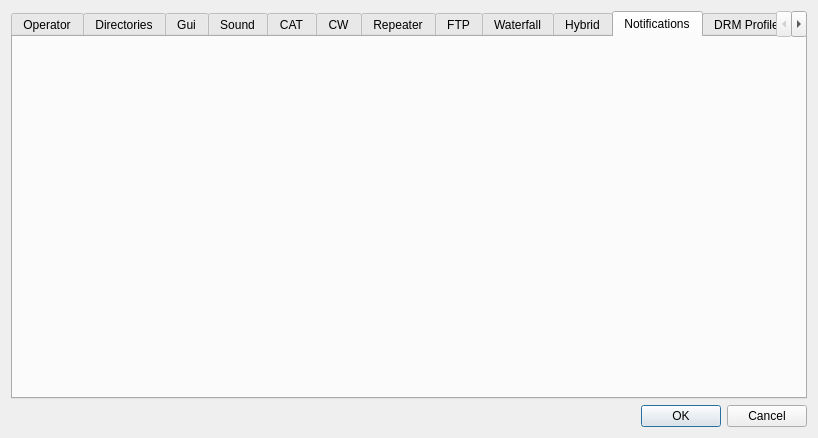
<?xml version="1.0" encoding="UTF-8"?>
<ui version="4.0">
 <class>configDialog</class>
 <widget class="QDialog" name="configDialog">
  <property name="geometry">
   <rect>
    <x>0</x>
    <y>0</y>
    <width>818</width>
    <height>438</height>
   </rect>
  </property>
  <property name="windowTitle">
   <string>Configuration</string>
  </property>
  <layout class="QVBoxLayout" name="verticalLayout">
   <item>
    <widget class="QTabWidget" name="configTabWidget">
     <property name="currentIndex">
      <number>10</number>
     </property>
     <widget class="QWidget" name="operatorTab">
      <attribute name="title">
       <string>Operator</string>
      </attribute>
      <layout class="QVBoxLayout" name="verticalLayout_4">
       <item>
        <widget class="operatorConfig" name="operatorWidget" native="true"/>
       </item>
      </layout>
     </widget>
     <widget class="QWidget" name="directoryTab">
      <attribute name="title">
       <string>Directories</string>
      </attribute>
      <layout class="QVBoxLayout" name="verticalLayout_3">
       <item>
        <widget class="directoriesConfig" name="directoryWidget" native="true"/>
       </item>
      </layout>
     </widget>
     <widget class="QWidget" name="guiTab">
      <attribute name="title">
       <string>Gui</string>
      </attribute>
      <layout class="QVBoxLayout" name="verticalLayout_5">
       <item>
        <widget class="guiConfig" name="guiWidget" native="true"/>
       </item>
      </layout>
     </widget>
     <widget class="QWidget" name="soundTab">
      <attribute name="title">
       <string>Sound</string>
      </attribute>
      <layout class="QVBoxLayout" name="verticalLayout_2">
       <item>
        <widget class="soundConfig" name="soundWidget" native="true"/>
       </item>
      </layout>
     </widget>
     <widget class="QWidget" name="catTab">
      <attribute name="title">
       <string>CAT</string>
      </attribute>
      <layout class="QVBoxLayout" name="verticalLayout_6">
       <item>
        <widget class="rigConfig" name="catWidget" native="true"/>
       </item>
      </layout>
     </widget>
     <widget class="QWidget" name="cwTab">
      <attribute name="title">
       <string>CW</string>
      </attribute>
      <layout class="QVBoxLayout" name="verticalLayout_7">
       <item>
        <widget class="cwConfig" name="cwWidget" native="true"/>
       </item>
      </layout>
     </widget>
     <widget class="QWidget" name="repeaterTab">
      <attribute name="title">
       <string>Repeater</string>
      </attribute>
      <layout class="QVBoxLayout" name="verticalLayout_8">
       <item>
        <widget class="repeaterConfig" name="repeaterWidget" native="true"/>
       </item>
      </layout>
     </widget>
     <widget class="QWidget" name="ftpTab">
      <attribute name="title">
       <string>FTP</string>
      </attribute>
      <layout class="QVBoxLayout" name="verticalLayout_9">
       <item>
        <widget class="ftpConfig" name="ftpWidget" native="true"/>
       </item>
      </layout>
     </widget>
     <widget class="QWidget" name="waterfallTab">
      <attribute name="title">
       <string>Waterfall</string>
      </attribute>
      <layout class="QVBoxLayout" name="verticalLayout_10">
       <item>
        <widget class="waterfallConfig" name="waterfallWidget" native="true"/>
       </item>
      </layout>
     </widget>
     <widget class="QWidget" name="hybridTab">
      <attribute name="title">
       <string>Hybrid</string>
      </attribute>
      <layout class="QVBoxLayout" name="verticalLayout_11">
       <item>
        <widget class="hybridConfig" name="hybridWidget" native="true"/>
       </item>
      </layout>
     </widget>
     <widget class="QWidget" name="notifyTab">
      <attribute name="title">
       <string>Notifications</string>
      </attribute>
      <layout class="QVBoxLayout" name="verticalLayout_11a">
       <item>
        <widget class="hybridNotifyConfig" name="hybridNotifyWidget" native="true"/>
       </item>
      </layout>
     </widget>
     <widget class="QWidget" name="profilesTab">
      <attribute name="title">
       <string>DRM Profiles</string>
      </attribute>
      <layout class="QVBoxLayout" name="verticalLayout_12">
       <item>
        <widget class="drmProfileConfig" name="drmProfilesWidget" native="true"/>
       </item>
      </layout>
     </widget>
     <widget class="QWidget" name="frequenciesTab">
      <attribute name="title">
       <string>Frequencies</string>
      </attribute>
      <layout class="QHBoxLayout" name="horizontalLayout" stretch="0">
       <item>
        <widget class="frequencySelectWidget" name="freqSelectWidget" native="true"/>
       </item>
      </layout>
     </widget>
    </widget>
   </item>
   <item>
    <widget class="QDialogButtonBox" name="buttonBox">
     <property name="orientation">
      <enum>Qt::Horizontal</enum>
     </property>
     <property name="standardButtons">
      <set>QDialogButtonBox::Cancel|QDialogButtonBox::Ok</set>
     </property>
    </widget>
   </item>
  </layout>
 </widget>
 <customwidgets>
  <customwidget>
   <class>soundConfig</class>
   <extends>QWidget</extends>
   <header>soundconfig.h</header>
   <container>1</container>
  </customwidget>
  <customwidget>
   <class>directoriesConfig</class>
   <extends>QWidget</extends>
   <header>directoriesconfig.h</header>
   <container>1</container>
  </customwidget>
  <customwidget>
   <class>operatorConfig</class>
   <extends>QWidget</extends>
   <header>operatorconfig.h</header>
   <container>1</container>
  </customwidget>
  <customwidget>
   <class>guiConfig</class>
   <extends>QWidget</extends>
   <header>guiconfig.h</header>
   <container>1</container>
  </customwidget>
  <customwidget>
   <class>rigConfig</class>
   <extends>QWidget</extends>
   <header>rigconfig.h</header>
   <container>1</container>
  </customwidget>
  <customwidget>
   <class>cwConfig</class>
   <extends>QWidget</extends>
   <header>cwconfig.h</header>
   <container>1</container>
  </customwidget>
  <customwidget>
   <class>repeaterConfig</class>
   <extends>QWidget</extends>
   <header>repeaterconfig.h</header>
   <container>1</container>
  </customwidget>
  <customwidget>
   <class>ftpConfig</class>
   <extends>QWidget</extends>
   <header>ftpconfig.h</header>
   <container>1</container>
  </customwidget>
  <customwidget>
   <class>waterfallConfig</class>
   <extends>QWidget</extends>
   <header>waterfallconfig.h</header>
   <container>1</container>
  </customwidget>
  <customwidget>
   <class>hybridConfig</class>
   <extends>QWidget</extends>
   <header>hybridconfig.h</header>
   <container>1</container>
  </customwidget>
  <customwidget>
   <class>drmProfileConfig</class>
   <extends>QWidget</extends>
   <header>drmprofileconfig.h</header>
   <container>1</container>
  </customwidget>
  <customwidget>
   <class>frequencySelectWidget</class>
   <extends>QWidget</extends>
   <header>frequencyselectwidget.h</header>
   <container>1</container>
  </customwidget>
  <customwidget>
   <class>hybridNotifyConfig</class>
   <extends>QWidget</extends>
   <header>hybridnotifyconfig.h</header>
   <container>1</container>
  </customwidget>
 </customwidgets>
 <resources/>
 <connections>
  <connection>
   <sender>buttonBox</sender>
   <signal>accepted()</signal>
   <receiver>configDialog</receiver>
   <slot>accept()</slot>
   <hints>
    <hint type="sourcelabel">
     <x>248</x>
     <y>254</y>
    </hint>
    <hint type="destinationlabel">
     <x>157</x>
     <y>274</y>
    </hint>
   </hints>
  </connection>
  <connection>
   <sender>buttonBox</sender>
   <signal>rejected()</signal>
   <receiver>configDialog</receiver>
   <slot>reject()</slot>
   <hints>
    <hint type="sourcelabel">
     <x>316</x>
     <y>260</y>
    </hint>
    <hint type="destinationlabel">
     <x>286</x>
     <y>274</y>
    </hint>
   </hints>
  </connection>
 </connections>
</ui>
